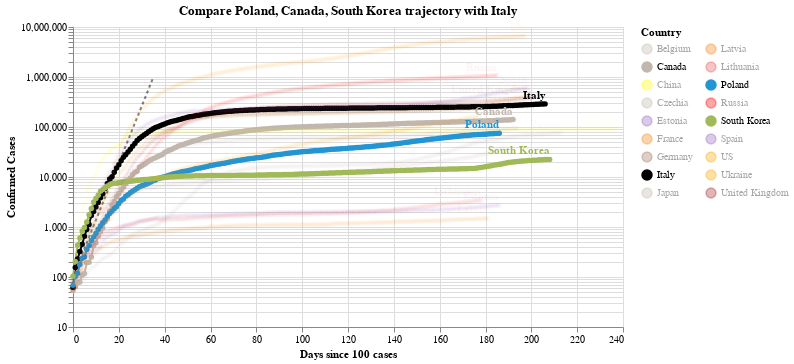

The code cell stored with this chart in its notebook:
### Code cell
#hide_input
chart3 = make_since_chart(dff2, ['Poland', 'Canada', 'South Korea'], baseline_countries)
chart3

### Figure 1 — Vega-Lite specification as saved in the notebook (floating-point values rounded to 4 significant figures; data arrays with more than 128 entries replaced by an {"elided": "..."} marker saying what was removed)
{"config": {"view": {"continuousWidth": 400, "continuousHeight": 300}}, "layer": [{"data": {"name": "data-628230001892d6798b50651be41d1b3e"}, "mark": {"type": "line", "color": "black", "opacity": 0.5, "strokeDash": [3, 3]}, "encoding": {"x": {"type": "quantitative", "field": "Days since 100 cases"}, "y": {"type": "quantitative", "field": "Confirmed Cases"}}}, {"data": {"name": "data-6ce174f909d0b757110d6d9f1bdd0b65"}, "mark": {"type": "line", "point": true}, "encoding": {"color": {"type": "nominal", "field": "Country", "legend": {"columns": 2}, "scale": {"domain": ["Belgium", "Canada", "China", "Czechia", "Estonia", "France", "Germany", "Italy", "Japan", "Latvia", "Lithuania", "Poland", "Russia", "South Korea", "Spain", "US", "Ukraine", "United Kingdom"], "range": ["#C1B7AD", "#C1B7AD", "yellow", "#C1B7AD", "#9467bd", "#F58518", "#9D755D", "black", "#C1B7AD", "#F58518", "#E45756", "#2495D3", "red", "#A1BA59", "#9467bd", "orange", "orange", "brown"]}}, "opacity": {"condition": {"value": 1, "selection": "selector001"}, "value": 0.05}, "tooltip": [{"type": "nominal", "field": "Country"}, {"type": "temporal", "field": "Date"}, {"type": "quantitative", "field": "Confirmed Cases"}, {"type": "quantitative", "field": "Days since 100 cases"}], "x": {"type": "quantitative", "field": "Days since 100 cases"}, "y": {"type": "quantitative", "field": "Confirmed Cases", "scale": {"type": "log"}}}, "selection": {"selector001": {"type": "multi", "fields": ["Country"], "bind": "legend", "init": [{"Country": "Poland"}, {"Country": "Canada"}, {"Country": "South Korea"}, {"Country": "Italy"}]}}, "width": 550}, {"data": {"name": "data-6ce174f909d0b757110d6d9f1bdd0b65"}, "mark": {"type": "text", "align": "right", "dy": -8, "fontWeight": "bold"}, "encoding": {"color": {"type": "nominal", "field": "Country", "legend": {"columns": 2}, "scale": {"domain": ["Belgium", "Canada", "China", "Czechia", "Estonia", "France", "Germany", "Italy", "Japan", "Latvia", "Lithuania", "Poland", "Russia", "South Korea", "Spain", "US", "Ukraine", "United Kingdom"], "range": ["#C1B7AD", "#C1B7AD", "yellow", "#C1B7AD", "#9467bd", "#F58518", "#9D755D", "black", "#C1B7AD", "#F58518", "#E45756", "#2495D3", "red", "#A1BA59", "#9467bd", "orange", "orange", "brown"]}}, "opacity": {"condition": {"value": 1, "selection": "selector001"}, "value": 0.05}, "text": {"type": "nominal", "field": "Country"}, "tooltip": [{"type": "nominal", "field": "Country"}, {"type": "temporal", "field": "Date"}, {"type": "quantitative", "field": "Confirmed Cases"}, {"type": "quantitative", "field": "Days since 100 cases"}], "x": {"type": "quantitative", "field": "Days since 100 cases"}, "y": {"type": "quantitative", "field": "Confirmed Cases", "scale": {"type": "log"}}}, "transform": [{"filter": "(datum['Date'] >= 1600128000000)"}], "width": 550}], "title": "Compare Poland, Canada, South Korea trajectory with Italy", "$schema": "https://vega.github.io/schema/vega-lite/v4.0.2.json", "datasets": {"data-628230001892d6798b50651be41d1b3e": [{"Days since 100 cases": 0, "Confirmed Cases": 100.0}, {"Days since 100 cases": 1, "Confirmed Cases": 130.0}, {"Days since 100 cases": 2, "Confirmed Cases": 169.0}, {"Days since 100 cases": 3, "Confirmed Cases": 219.7}, {"Days since 100 cases": 4, "Confirmed Cases": 285.6}, {"Days since 100 cases": 5, "Confirmed Cases": 371.3}, {"Days since 100 cases": 6, "Confirmed Cases": 482.7}, {"Days since 100 cases": 7, "Confirmed Cases": 627.5}, {"Days since 100 cases": 8, "Confirmed Cases": 815.7}, {"Days since 100 cases": 9, "Confirmed Cases": 1060.0}, {"Days since 100 cases": 10, "Confirmed Cases": 1379.0}, {"Days since 100 cases": 11, "Confirmed Cases": 1792.0}, {"Days since 100 cases": 12, "Confirmed Cases": 2330.0}, {"Days since 100 cases": 13, "Confirmed Cases": 3029.0}, {"Days since 100 cases": 14, "Confirmed Cases": 3937.0}, {"Days since 100 cases": 15, "Confirmed Cases": 5119.0}, {"Days since 100 cases": 16, "Confirmed Cases": 6654.0}, {"Days since 100 cases": 17, "Confirmed Cases": 8650.0}, {"Days since 100 cases": 18, "Confirmed Cases": 11250.0}, {"Days since 100 cases": 19, "Confirmed Cases": 14620.0}, {"Days since 100 cases": 20, "Confirmed Cases": 19000.0}, {"Days since 100 cases": 21, "Confirmed Cases": 24710.0}, {"Days since 100 cases": 22, "Confirmed Cases": 32120.0}, {"Days since 100 cases": 23, "Confirmed Cases": 41750.0}, {"Days since 100 cases": 24, "Confirmed Cases": 54280.0}, {"Days since 100 cases": 25, "Confirmed Cases": 70560.0}, {"Days since 100 cases": 26, "Confirmed Cases": 91730.0}, {"Days since 100 cases": 27, "Confirmed Cases": 119300.0}, {"Days since 100 cases": 28, "Confirmed Cases": 155000.0}, {"Days since 100 cases": 29, "Confirmed Cases": 201500.0}, {"Days since 100 cases": 30, "Confirmed Cases": 262000.0}, {"Days since 100 cases": 31, "Confirmed Cases": 340600.0}, {"Days since 100 cases": 32, "Confirmed Cases": 442800.0}, {"Days since 100 cases": 33, "Confirmed Cases": 575600.0}, {"Days since 100 cases": 34, "Confirmed Cases": 748300.0}, {"Days since 100 cases": 35, "Confirmed Cases": 972800.0}], "data-6ce174f909d0b757110d6d9f1bdd0b65": {"elided": "3543 records"}}}
